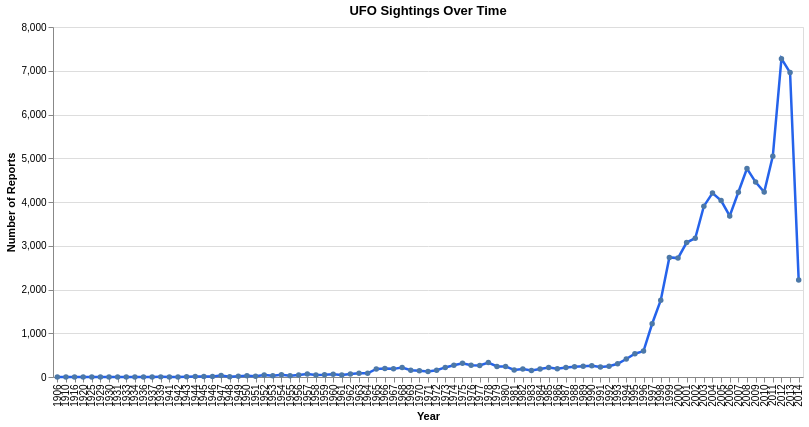

Source (notebook cell):
### Code cell
chart1 = (
    alt.Chart(yearly)
    .mark_line(
        color="#2563eb",
        strokeWidth=2.5,
        point=True
    )
    .encode(
        x=alt.X("year:O", title="Year"),
        y=alt.Y("reports:Q", title="Number of Reports"),
        tooltip=[
            alt.Tooltip("year:O", title="Year"),
            alt.Tooltip("reports:Q", title="Reports")
        ]
    )
    .properties(
        title="UFO Sightings Over Time",
        width=750,
        height=350
    )
)

chart1

### Figure 1 — Vega-Lite specification as saved in the notebook (floating-point values rounded to 4 significant figures)
{"config": {"view": {"continuousWidth": 300, "continuousHeight": 300}}, "data": {"name": "data-dc710019c2685d534977ce3346c027f7"}, "mark": {"type": "line", "color": "#2563eb", "point": true, "strokeWidth": 2.5}, "encoding": {"tooltip": [{"field": "year", "title": "Year", "type": "ordinal"}, {"field": "reports", "title": "Reports", "type": "quantitative"}], "x": {"field": "year", "title": "Year", "type": "ordinal"}, "y": {"field": "reports", "title": "Number of Reports", "type": "quantitative"}}, "height": 350, "title": "UFO Sightings Over Time", "width": 750, "$schema": "https://vega.github.io/schema/vega-lite/v6.4.1.json", "datasets": {"data-dc710019c2685d534977ce3346c027f7": [{"year": 1906, "reports": 1}, {"year": 1910, "reports": 2}, {"year": 1916, "reports": 1}, {"year": 1920, "reports": 1}, {"year": 1925, "reports": 1}, {"year": 1929, "reports": 1}, {"year": 1930, "reports": 1}, {"year": 1931, "reports": 2}, {"year": 1933, "reports": 1}, {"year": 1934, "reports": 1}, {"year": 1936, "reports": 2}, {"year": 1937, "reports": 2}, {"year": 1939, "reports": 3}, {"year": 1941, "reports": 1}, {"year": 1942, "reports": 2}, {"year": 1943, "reports": 8}, {"year": 1944, "reports": 9}, {"year": 1945, "reports": 9}, {"year": 1946, "reports": 10}, {"year": 1947, "reports": 35}, {"year": 1948, "reports": 8}, {"year": 1949, "reports": 16}, {"year": 1950, "reports": 28}, {"year": 1951, "reports": 19}, {"year": 1952, "reports": 48}, {"year": 1953, "reports": 30}, {"year": 1954, "reports": 52}, {"year": 1955, "reports": 30}, {"year": 1956, "reports": 45}, {"year": 1957, "reports": 67}, {"year": 1958, "reports": 46}, {"year": 1959, "reports": 50}, {"year": 1960, "reports": 65}, {"year": 1961, "reports": 47}, {"year": 1962, "reports": 71}, {"year": 1963, "reports": 85}, {"year": 1964, "reports": 85}, {"year": 1965, "reports": 185}, {"year": 1966, "reports": 192}, {"year": 1967, "reports": 186}, {"year": 1968, "reports": 218}, {"year": 1969, "reports": 153}, {"year": 1970, "reports": 143}, {"year": 1971, "reports": 128}, {"year": 1972, "reports": 155}, {"year": 1973, "reports": 219}, {"year": 1974, "reports": 268}, {"year": 1975, "reports": 315}, {"year": 1976, "reports": 271}, {"year": 1977, "reports": 264}, {"year": 1978, "reports": 331}, {"year": 1979, "reports": 240}, {"year": 1980, "reports": 242}, {"year": 1981, "reports": 162}, {"year": 1982, "reports": 181}, {"year": 1983, "reports": 150}, {"year": 1984, "reports": 181}, {"year": 1985, "reports": 215}, {"year": 1986, "reports": 188}, {"year": 1987, "reports": 217}, {"year": 1988, "reports": 236}, {"year": 1989, "reports": 247}, {"year": 1990, "reports": 255}, {"year": 1991, "reports": 230}, {"year": 1992, "reports": 248}, {"year": 1993, "reports": 302}, {"year": 1994, "reports": 411}, {"year": 1995, "reports": 532}, {"year": 1996, "reports": 592}, {"year": 1997, "reports": 1217}, {"year": 1998, "reports": 1754}, {"year": 1999, "reports": 2733}, {"year": 2000, "reports": 2718}, {"year": 2001, "reports": 3073}, {"year": 2002, "reports": 3172}, {"year": 2003, "reports": 3905}, {"year": 2004, "reports": 4204}, {"year": 2005, "reports": 4032}, {"year": 2006, "reports": 3681}, {"year": 2007, "reports": 4223}, {"year": 2008, "reports": 4765}, {"year": 2009, "reports": 4455}, {"year": 2010, "reports": 4229}, {"year": 2011, "reports": 5048}, {"year": 2012, "reports": 7276}, {"year": 2013, "reports": 6958}, {"year": 2014, "reports": 2215}]}}
